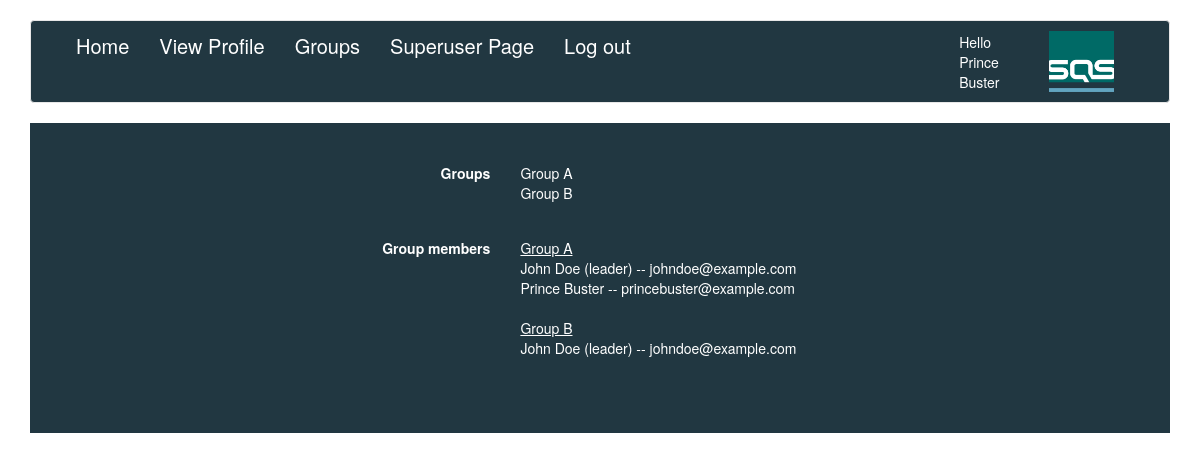
The page /Training_site/groups.php (signed in) on the database its author committed.
### tables this page shows
CREATE TABLE `group_members` (
  `id` int(11) NOT NULL AUTO_INCREMENT,
  `group_id` int(11) DEFAULT NULL,
  `leader` tinyint(1) DEFAULT '0',
  `date_joined` timestamp NOT NULL DEFAULT CURRENT_TIMESTAMP ON UPDATE CURRENT_TIMESTAMP,
  `uid` int(11) DEFAULT NULL,
  PRIMARY KEY (`id`),
  UNIQUE KEY `membership` (`group_id`,`uid`)
);

CREATE TABLE `user` (
  `UID` int(11) NOT NULL AUTO_INCREMENT,
  `Name` text NOT NULL,
  `Email` text NOT NULL,
  `Password` varchar(64) NOT NULL,
  `level` int(11) DEFAULT '3',
  `gender` varchar(6) DEFAULT NULL,
  `dateofbirth` date DEFAULT NULL,
  PRIMARY KEY (`UID`),
  UNIQUE KEY `UID` (`UID`),
  UNIQUE KEY `Email` (`Email`(54))
);

### Training_site/groups.php (the view, shortened to what this page needs)
<?php
include 'config/header.php';
require_once('../sql_connector.php');
?>
<html>
<div class="container">
<form  class= "form-horizontal"action="" method="post">
	<?php
		$group_names = [];
		$group_ids = [];
		$sql1 = "SELECT * FROM groups;";
		$result1 = $mysqli->query($sql1);
		if($result1->num_rows > 0)
		{
			while($row = $result1->fetch_assoc())
			{
				array_push($group_names, $row["name"]);
				array_push($group_ids, $row["id"]);
			}
		}
		else
		{
			echo "<p> No groups could be found </p>";
		}
		echo '<div class="form-group">';
		echo '<label class="control-label col-sm-5" >Groups</label>';
		echo '<div class="col-sm-5">';
		foreach($group_names as $key => $value)
		{
			echo $value."<br />";
		}
		echo '</div></div>';
		echo '<div class="form-group">';
		echo '<label class="control-label col-sm-5" >Group members</label>';
		echo '<div class="col-sm-5">';
	foreach($group_ids as $key => $value)
		{
			$sql2 = "SELECT user.Name, user.Email, group_members.leader FROM user INNER JOIN group_members ON user.uid=group_members.uid WHERE group_members.group_id=".$value.";";
			echo "<u>".$group_names[$key]."</u><br />";
			$result2 = $mysqli->query($sql2);
			if($result2->num_rows > 0)
			{
				while($row = $result2->fetch_assoc())
				{
					$leader = $row["leader"];
					$leadership = "";
					if($leader == 1)
					{
						$leadership = "(leader)";
					}
					echo $row["Name"]." ".$leadership." -- ".$row["Email"]."<br />";
				}
			}
			else
			{
				echo "<p> No members in this group </p>";
			}
			echo "<br />";
		}
			echo "<br />";
			echo '</div></div>';
	?>
</form>
</div>
</html>

### Training_site/assets/css/navbar.css (style rules this page uses)
body { padding-top: 20px; padding-bottom: 20px; }

### Training_site/assets/css/main.css (style rules this page uses)
.form-group { padding-top:20px; padding-left: 5px; }
form label { color: #ffffff; padding-top: 0px !important; margin-bottom: 0px; margin-right: 0px; padding-left: 0px; margin-left: 0px; }
form { margin-top:20px; padding-top:20px; padding-bottom:20px; color: #fff; background-color: #213741; }

### rows shown on the page
group_members: uid.Name "John Doe", leader "(leader)", uid.Email "johndoe@example.com"
group_members: uid.Name "Prince Buster", uid.Email "princebuster@example.com"
group_members: uid.Name "John Doe", leader "(leader)", uid.Email "johndoe@example.com"

### other values the page prints
$_SESSION['name'] "Prince Buster"
$value "Group A"
$value "Group B"
$group_names[$key] "Group A"
$group_names[$key] "Group B"
